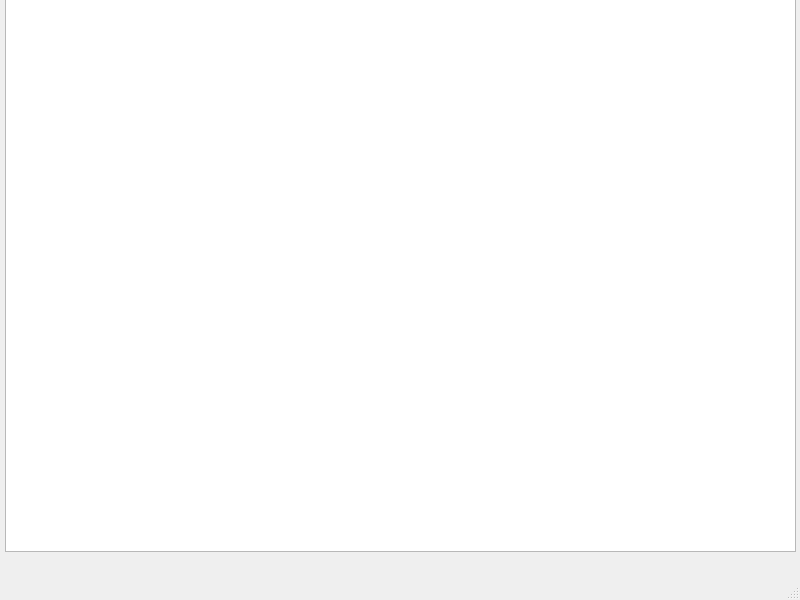
<?xml version="1.0" encoding="UTF-8"?>
<ui version="4.0">
 <class>MainWindow</class>
 <widget class="QMainWindow" name="MainWindow">
  <property name="geometry">
   <rect>
    <x>0</x>
    <y>0</y>
    <width>800</width>
    <height>600</height>
   </rect>
  </property>
  <property name="windowTitle">
   <string>MainWindow</string>
  </property>
  <widget class="QWidget" name="centralwidget">
   <widget class="QTableWidget" name="tableWidget">
    <property name="geometry">
     <rect>
      <x>5</x>
      <y>-9</y>
      <width>791</width>
      <height>561</height>
     </rect>
    </property>
   </widget>
  </widget>
  <widget class="QMenuBar" name="menubar">
   <property name="geometry">
    <rect>
     <x>0</x>
     <y>0</y>
     <width>800</width>
     <height>21</height>
    </rect>
   </property>
  </widget>
  <widget class="QStatusBar" name="statusbar"/>
 </widget>
 <resources/>
 <connections/>
</ui>
